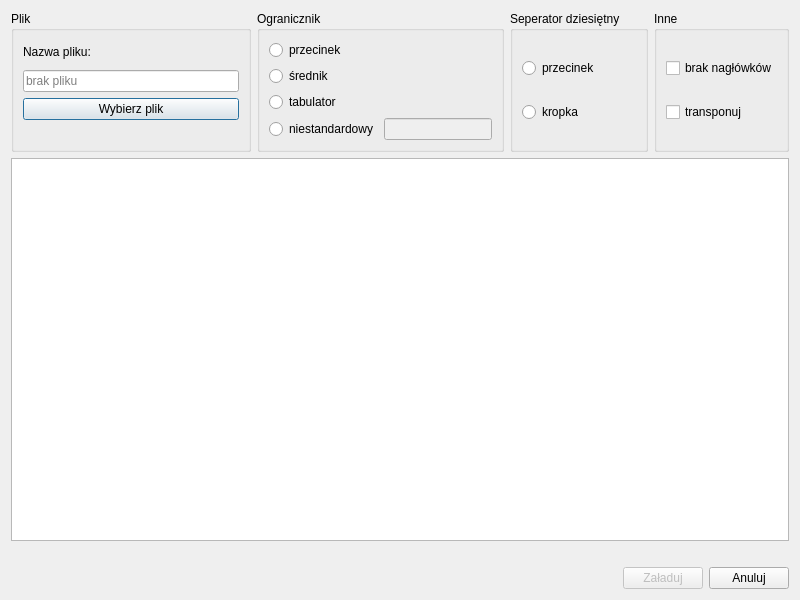
<?xml version="1.0" encoding="UTF-8"?>
<ui version="4.0">
 <class>Dialog_Add_File</class>
 <widget class="QDialog" name="Dialog_Add_File">
  <property name="windowModality">
   <enum>Qt::ApplicationModal</enum>
  </property>
  <property name="geometry">
   <rect>
    <x>0</x>
    <y>0</y>
    <width>800</width>
    <height>600</height>
   </rect>
  </property>
  <property name="minimumSize">
   <size>
    <width>800</width>
    <height>600</height>
   </size>
  </property>
  <property name="windowTitle">
   <string>Dodaj plik</string>
  </property>
  <property name="windowIcon">
   <iconset resource="../../images/app-icon/app-icon.qrc">
    <normaloff>:/images/app-icon/dex-icon-512x512.png</normaloff>:/images/app-icon/dex-icon-512x512.png</iconset>
  </property>
  <layout class="QVBoxLayout" name="verticalLayout_5">
   <item>
    <layout class="QHBoxLayout" name="horizontalLayout_2">
     <item>
      <widget class="QGroupBox" name="groupBox_Choose_File">
       <property name="title">
        <string>Plik</string>
       </property>
       <layout class="QVBoxLayout" name="verticalLayout">
        <item>
         <widget class="QLabel" name="label">
          <property name="text">
           <string>Nazwa pliku:</string>
          </property>
         </widget>
        </item>
        <item>
         <widget class="QLineEdit" name="lineEdit_Filename">
          <property name="readOnly">
           <bool>true</bool>
          </property>
          <property name="placeholderText">
           <string>brak pliku</string>
          </property>
         </widget>
        </item>
        <item>
         <widget class="QPushButton" name="pushButton_Choose_File">
          <property name="text">
           <string>Wybierz plik</string>
          </property>
          <property name="default">
           <bool>true</bool>
          </property>
         </widget>
        </item>
        <item>
         <spacer name="horizontalSpacer_3">
          <property name="orientation">
           <enum>Qt::Horizontal</enum>
          </property>
          <property name="sizeType">
           <enum>QSizePolicy::Minimum</enum>
          </property>
          <property name="sizeHint" stdset="0">
           <size>
            <width>40</width>
            <height>20</height>
           </size>
          </property>
         </spacer>
        </item>
       </layout>
      </widget>
     </item>
     <item>
      <widget class="QGroupBox" name="groupBox_Separator">
       <property name="title">
        <string>Ogranicznik</string>
       </property>
       <layout class="QVBoxLayout" name="verticalLayout_2">
        <item>
         <widget class="QRadioButton" name="radioButton_A_Comma">
          <property name="text">
           <string>przecinek</string>
          </property>
         </widget>
        </item>
        <item>
         <widget class="QRadioButton" name="radioButton_A_Semicolon">
          <property name="text">
           <string>średnik</string>
          </property>
         </widget>
        </item>
        <item>
         <widget class="QRadioButton" name="radioButton_A_Tab">
          <property name="text">
           <string>tabulator</string>
          </property>
         </widget>
        </item>
        <item>
         <layout class="QHBoxLayout" name="horizontalLayout">
          <item>
           <widget class="QRadioButton" name="radioButton_A_Custom">
            <property name="text">
             <string>niestandardowy</string>
            </property>
           </widget>
          </item>
          <item>
           <widget class="QLineEdit" name="lineEdit_Custom_Delimiter">
            <property name="enabled">
             <bool>false</bool>
            </property>
           </widget>
          </item>
         </layout>
        </item>
       </layout>
      </widget>
     </item>
     <item>
      <widget class="QGroupBox" name="groupBox_Decimal_Separator">
       <property name="title">
        <string>Seperator dziesiętny</string>
       </property>
       <layout class="QVBoxLayout" name="verticalLayout_3">
        <item>
         <widget class="QRadioButton" name="radioButton_B_Comma">
          <property name="text">
           <string>przecinek</string>
          </property>
         </widget>
        </item>
        <item>
         <widget class="QRadioButton" name="radioButton_B_Dot">
          <property name="text">
           <string>kropka</string>
          </property>
         </widget>
        </item>
       </layout>
      </widget>
     </item>
     <item>
      <widget class="QGroupBox" name="groupBox_Other">
       <property name="title">
        <string>Inne</string>
       </property>
       <layout class="QVBoxLayout" name="verticalLayout_4">
        <item>
         <widget class="QCheckBox" name="checkBox_Skip_Headers">
          <property name="text">
           <string>brak nagłówków</string>
          </property>
         </widget>
        </item>
        <item>
         <widget class="QCheckBox" name="checkBox_Transpose">
          <property name="text">
           <string>transponuj</string>
          </property>
         </widget>
        </item>
       </layout>
      </widget>
     </item>
    </layout>
   </item>
   <item>
    <widget class="QTableView" name="tableView_Data_Table"/>
   </item>
   <item>
    <spacer name="horizontalSpacer_2">
     <property name="orientation">
      <enum>Qt::Horizontal</enum>
     </property>
     <property name="sizeHint" stdset="0">
      <size>
       <width>40</width>
       <height>20</height>
      </size>
     </property>
    </spacer>
   </item>
   <item>
    <layout class="QHBoxLayout" name="horizontalLayout_3">
     <item>
      <spacer name="horizontalSpacer">
       <property name="orientation">
        <enum>Qt::Horizontal</enum>
       </property>
       <property name="sizeHint" stdset="0">
        <size>
         <width>40</width>
         <height>20</height>
        </size>
       </property>
      </spacer>
     </item>
     <item>
      <widget class="QPushButton" name="pushButton_Load">
       <property name="enabled">
        <bool>false</bool>
       </property>
       <property name="text">
        <string>Załaduj</string>
       </property>
      </widget>
     </item>
     <item>
      <widget class="QPushButton" name="pushButton_Cancel">
       <property name="text">
        <string>Anuluj</string>
       </property>
      </widget>
     </item>
    </layout>
   </item>
  </layout>
 </widget>
 <resources>
  <include location="../../images/app-icon/app-icon.qrc"/>
 </resources>
 <connections/>
</ui>
